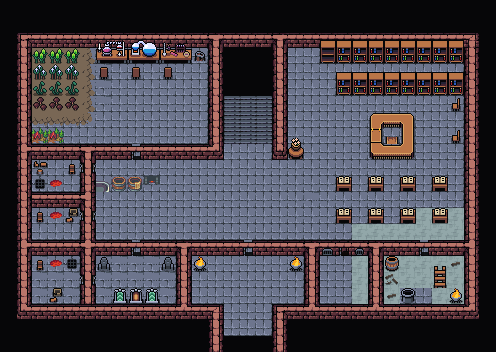

A level layout from a 2D game, rendered from its tile map. Below: a short description, then the map file with tile-grid data replaced by summaries:
An orthogonal 31x22 tile map with 16x16 px tiles, 5 tile layers (Colision, Background, Wall, AboveSprites, ...), 4 tilesets and 36 objects.

<map version="1.9" tiledversion="1.9.2" orientation="orthogonal" renderorder="right-down" width="31" height="22" tilewidth="16" tileheight="16" infinite="0" nextlayerid="27" nextobjectid="219">
 <editorsettings>
  <export format="tmx" />
 </editorsettings>
 <tileset firstgid="1" source="../tileset/main.tsx" />
 <tileset firstgid="10113" source="../tileset/buildings.tsx" />
 <tileset firstgid="11905" source="../tileset/dungeon.tsx" />
 <tileset firstgid="16001" source="../tileset/FarmFood.tsx" />
 <layer id="25" name="Colision" width="31" height="22">
  <data>[682 cells, 113 non-empty, 2 distinct tile ids]</data>
 </layer>
 <layer id="23" name="Background" width="31" height="22">
  <data>[682 cells, 127 non-empty, 13 distinct tile ids]</data>
 </layer>
 <layer id="22" name="Wall" width="31" height="22">
  <data>[682 cells, 605 non-empty, 23 distinct tile ids]</data>
 </layer>
 <layer id="26" name="AboveSprites" width="31" height="22">
  <data>[682 cells, 6 non-empty, 3 distinct tile ids]</data>
 </layer>
 <layer id="24" name="Clutter" width="31" height="22">
  <properties>
   <property name="spriteLayer" type="bool" value="true" />
  </properties>
  <data>[682 cells, 174 non-empty, 74 distinct tile ids]</data>
 </layer>
 <objectgroup id="12" name="Objects" opacity="0.9" offsetx="3.15789" offsety="7.89474">
  <object id="115" template="../obj/gold.tx" x="347.713" y="266.037" />
  <object id="117" template="../obj/enemy.tx" x="428.76" y="199.309">
   <properties>
    <property name="enemy" value="Illusionist" />
    <property name="threatRange" type="int" value="40" />
   </properties>
  </object>
  <object id="118" template="../obj/enemy.tx" x="397.693" y="231.412">
   <properties>
    <property name="enemy" value="Rogue" />
    <property name="spawn.Easy" type="bool" value="false" />
    <property name="spawn.Normal" type="bool" value="true" />
    <property name="threatRange" type="int" value="40" />
   </properties>
  </object>
  <object id="119" template="../obj/enemy.tx" x="109.031" y="115.107">
   <properties>
    <property name="enemy" value="Black Wiz2" />
    <property name="spawn.Hard" type="bool" value="true" />
    <property name="threatRange" type="int" value="30" />
    <property name="waypoints" value="179,204,183" />
   </properties>
  </object>
  <object id="122" template="../obj/enemy.tx" x="45.042" y="175.604">
   <properties>
    <property name="enemy" value="Farmer" />
   </properties>
  </object>
  <object id="162" template="../obj/enemy.tx" x="238.509" y="262.772">
   <properties>
    <property name="enemy" value="Archer" />
    <property name="threatRange" type="int" value="20" />
   </properties>
  </object>
  <object id="165" template="../obj/waypoint.tx" x="327.569" y="122.045" />
  <object id="167" template="../obj/entry_up.tx" x="220.675" y="328.272" width="48.6667" height="16">
   <properties>
    <property name="direction" value="up" />
    <property name="teleport" value="maps/map/zedruu.tmx" />
   </properties>
  </object>
  <object id="169" template="../obj/enemy.tx" x="307.842" y="108.272">
   <properties>
    <property name="enemy" value="Monk" />
    <property name="spawn.Hard" type="bool" value="true" />
    <property name="threatRange" type="int" value="40" />
    <property name="waypoints" value="171,165,191,165" />
   </properties>
  </object>
  <object id="170" template="../obj/enemy.tx" x="125.842" y="167.605">
   <properties>
    <property name="enemy" value="Sand Golem" />
    <property name="threatRange" type="int" value="30" />
   </properties>
  </object>
  <object id="171" template="../obj/waypoint.tx" x="296.676" y="89.7713" />
  <object id="178" template="../obj/enemy.tx" x="333.342" y="200.272">
   <properties>
    <property name="enemy" value="White Wiz2" />
    <property name="threatRange" type="int" value="40" />
   </properties>
  </object>
  <object id="179" template="../obj/waypoint.tx" x="173.676" y="129.105" />
  <object id="183" template="../obj/waypoint.tx" x="34.1754" y="93.2717" />
  <object id="185" template="../obj/manashards.tx" x="154.553" y="292.756" />
  <object id="186" template="../obj/manashards.tx" x="185.63" y="73.4537" />
  <object id="190" template="../obj/waypoint.tx" x="305.675" y="212.272" />
  <object id="197" template="../obj/door_up.tx" x="220.842" y="122.438" width="48" height="33">
   <properties>
    <property name="direction" value="down" />
    <property name="teleport" value="maps/map/zedruu_f2.tmx" />
   </properties>
  </object>
  <object id="198" template="../obj/waypoint.tx" x="238.009" y="229.772" />
  <object id="199" template="../obj/waypoint.tx" x="183.675" y="190.272" />
  <object id="201" template="../obj/enemy.tx" x="42.1754" y="220.772">
   <properties>
    <property name="enemy" value="Farmer" />
   </properties>
  </object>
  <object id="202" template="../obj/enemy.tx" x="45.5088" y="281.439">
   <properties>
    <property name="enemy" value="Farmer" />
   </properties>
  </object>
  <object id="203" template="../obj/enemy.tx" x="333.509" y="281.439">
   <properties>
    <property name="enemy" value="Farmer" />
   </properties>
  </object>
  <object id="204" template="../obj/waypoint.tx" x="137.508" y="92.7719" />
  <object id="206" template="../obj/collision.tx" x="22.0759" y="20.7719" width="460.199" height="35" />
  <object id="207" template="../obj/collision.tx" x="6.07594" y="294.772" width="216.866" height="16" />
  <object id="208" template="../obj/collision.tx" x="10.7426" y="22.7719" width="16.8657" height="285.333" />
  <object id="209" template="../obj/collision.tx" x="463.076" y="26.7721" width="16.8657" height="285.333" />
  <object id="210" template="../obj/collision.tx" x="269.076" y="28.1054" width="16.8657" height="122.666" />
  <object id="211" template="../obj/collision.tx" x="203.743" y="36.1054" width="16.8657" height="114" />
  <object id="212" template="../obj/collision.tx" x="76.4093" y="136.105" width="16.8657" height="166" />
  <object id="214" template="../obj/collision.tx" x="271.409" y="294.772" width="185.199" height="16" />
  <object id="215" template="../obj/door_up.tx" x="423.509" y="279.439" width="28.6667" height="16">
   <properties>
    <property name="teleport" value="maps/map/zedruu_f0.tmx" />
   </properties>
  </object>
  <object id="216" template="../obj/enemy.tx" x="237.175" y="187.105">
   <properties>
    <property name="enemy" value="Rogue" />
    <property name="spawn.Easy" type="bool" value="false" />
    <property name="spawn.Normal" type="bool" value="true" />
    <property name="threatRange" type="int" value="40" />
    <property name="waypoints" value="198,190,199" />
   </properties>
  </object>
  <object id="217" template="../obj/enemy.tx" x="125.509" y="272.439">
   <properties>
    <property name="enemy" value="Sand Golem" />
    <property name="threatRange" type="int" value="30" />
   </properties>
  </object>
  <object id="218" template="../obj/booster.tx" x="368.842" y="122.105">
   <properties>
    <property name="reward">[
  {
    "editions": [ "A25" ],
    "type": "card",
    "count": 10,
    "rarity": [ "Common" ]
  },
  {
    "editions": [ "A25" ],
    "type": "card",
    "count": 3,
    "rarity": [ "Uncommon" ]
  },
  {
    "editions": [ "A25" ],
    "type": "card",
    "count": 1,
    "rarity": [ "Rare", "Mythic Rare" ]
  }
]
</property>
   </properties>
  </object>
 </objectgroup>
</map>
